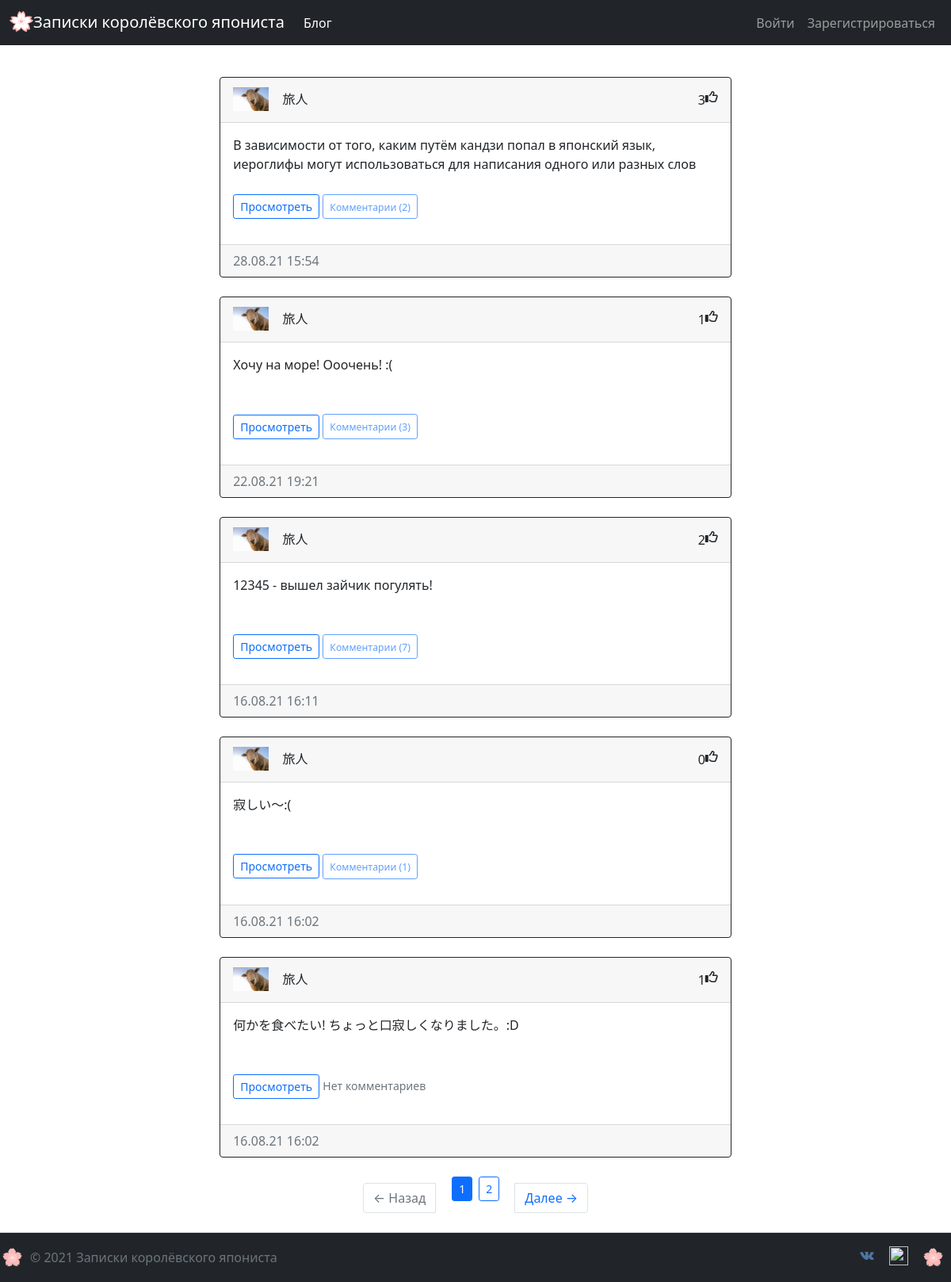
The page /home on the database its author committed.
### app/models.py (models this page shows, shortened)
class Post(db.Model):
    id = db.Column(db.Integer, primary_key=True)
    text = db.Column(db.Text(400), nullable=False)
    created_date = db.Column(db.DateTime(timezone=True), default=func.now())
    author = db.Column(db.Integer, db.ForeignKey('user.id'), nullable=False)
    comments = db.relationship('Comment', backref='post', passive_deletes=True)
    likes = db.relationship('Like', backref='post', passive_deletes=True)

class User(db.Model, UserMixin):
    id = db.Column(db.Integer, primary_key=True)
    email = db.Column(db.String(50), unique=True)
    username = db.Column(db.String(50), unique=True)
    password = db.Column(db.String(10))
    created_date = db.Column(db.DateTime(timezone=True), default=func.now())
    admin = db.Column(db.Boolean, default=False)
    about_me = db.Column(db.String(140))
    last_seen = db.Column(db.DateTime(timezone=True), default=func.now())
    avatar = db.Column(db.String(50), default=None)
    posts = db.relationship('Post', backref='user')
    comments = db.relationship('Comment', backref='user')
    likes = db.relationship('Like', backref='user')
    def get_avatar(self, size):
        if self.avatar:
            return f'/static/avatars/{self.username}_{self.avatar}'
        else:
            digest = md5(self.email.lower().encode('utf-8')).hexdigest()
            return f'https://www.gravatar.com/avatar/{digest}?d=identicon&s={size}'

### app/views.py (the view)
@views.route('/home')
def home():
    page = request.args.get('page', 1, type=int)
    posts = Post.query.order_by(desc('id')).paginate(
        page, 5, False)
    next_url = url_for('views.home', page=posts.next_num) \
        if posts.has_next else None
    prev_url = url_for('views.home', page=posts.prev_num) \
        if posts.has_prev else None
    return render_template('home.html', user=current_user, posts=posts, next_url=next_url, prev_url=prev_url)

### app/views.py (called while the page is built)
@views.before_app_request
def before_request():
    if current_user.is_authenticated:
        current_user.last_seen = datetime.now()
        db.session.commit()

### app/templates/home.html (shortened to what this page needs)
{% extends 'base.html' %}
{% block content %}
<br/>
<div class="container md-3 for-post">
{% for post in posts.items %}
    <div class="card border-dark" >
        <div class="card-header d-flex justify-content-between align-item-center">
            <div>
            <img src="{{ post.user.get_avatar(30) }}" width="auto" height="30">
            <a href="/{{post.user.username}}/profile" class="btn" role="button">{{post.user.username}}</a>
            </div>
            <div class="d-flex justify-content-end align-item-center my-2">
                <span id="likes-count-{{post.id}}">{{ post.likes|length }}</span>
                {% if user.id in post.likes|map(attribute="author")|list %}
                <i class="fas fa-thumbs-up"
                   id="like-button-{{post.id}}"
                   onclick="like({{post.id}})"></i>
                {% else %}
                <i class="far fa-thumbs-up"
                   id="like-button-{{post.id}}"
                   onclick="like({{post.id}})"></i>
                {% endif %}
            </div>
        </div>
        <div class="card-body">
            <div class="card-text" style="height: 50px; overflow: hidden;">{{ post.text }}</div>
            <br/>
            <p class="card-text">
                <a role="button" href="{{url_for('views.post', post_id=post.id, page=posts.page)}}" class="btn btn-sm btn-outline-primary">Просмотреть</a>
                {% if post.comments|length > 0 %}
                    <button data-bs-toggle="collapse" role="button"
                       class="btn btn-sm btn-outline-primary" disabled>
                        <small id="comments-button-{{post.id}}"
                                >Комментарии </small>
                        <small id="comments-count-{{post.id}}">({{ post.comments|length }})</small>
                    </button>
                {% else %}
                    <small class="text-muted">Нет комментариев</small>
                {% endif %}
            </p>
        </div>
        <div class="card-footer text-muted">
            {{ local_time(post.created_date) }}
        </div>
    </div>
    <br/>
{% endfor %}
    <nav aria-label="...">
        <ul class="pagination justify-content-center align-item-center">
            <li class="page-item previous{% if not prev_url %} disabled{% endif %} nav-item nav-link">
                <a class="page-link" href="{{ prev_url or '#' }}">
                    <span aria-hidden="true">&larr;</span> Назад
                </a>
            </li>
            {% for page_num in posts.iter_pages(left_edge=1, right_edge=1, left_current=1, right_current=2) %}
                {% if page_num %}
                    {% if posts.page == page_num %}
                        <li class="mx-1 "><a type="button" class="btn btn-sm btn-primary"
                                             href=" {{ url_for('views.home', page=page_num) }}">{{ page_num }}</a></li>
                    {% else %}
                        <li class="mx-1 "><a type="button" class="btn btn-sm btn-outline-primary"
                                             href=" {{ url_for('views.home', page=page_num) }}">{{ page_num }}</a></li>
                    {% endif %}
                {% else %}
                    <li>...</li>
                {% endif %}
            {% endfor %}
            <li class="page-item next{% if not next_url %} disabled{% endif %} nav-item nav-link">
                <a class="page-link" href="{{ next_url or '#' }}">
                    Далее <span aria-hidden="true">&rarr;</span>
                </a>
            </li>
        </ul>
    </nav>
</div>
{% endblock %}

### app/templates/base.html (shortened to what this page needs)
<!DOCTYPE html>
<html lang="en">
<head>
    <link href="https://cdn.jsdelivr.net/npm/bootstrap@5.1.0/dist/css/bootstrap.min.css"
          rel="stylesheet"
>
    <link href="{{ url_for('static', filename='styles.css') }}"
            rel="stylesheet"
            type="text/css">
</head>
<body>
    <div class="d-flex flex-column overflow-hidden min-vh-100 vh-100">
    <header class="sticky-top">
    <nav class="navbar navbar-expand-lg navbar-dark bg-dark mb-3" style="background-color: #6f42c1;">
      <div class="container-fluid" >
          <a class="navbar-brand" href="/hello">
          <img src="/static/images/93zGbFI-sakura-blossom-alice-vector.svg" alt="" width="30" height="30" class="d-inline-block align-text-top">Записки королёвского япониста
          </a>
          <div class="navbar-nav">
            <a class="nav-item nav-link active" aria-current="page" href="/home">Блог</a>
          </div>
        <div class="collapse navbar-collapse justify-content-end" id="navbar">
          <div class="navbar-nav">
              {% if user.is_authenticated %}
                <a class="nav-item nav-link">{{ current_user.username }}</a>
                <a class="nav-item nav-link" href="/{{current_user.username}}/profile"><img src="{{ current_user.get_avatar(30) }}" width="auto" height="30"></a>
                <a class="nav-item nav-link" href="/logout">Выйти</a>
              {% else %}
                <a class="nav-item nav-link" href="/login">Войти</a>
                <a class="nav-item nav-link" href="/signup">Зарегистрироваться</a>
              {% endif %}
          </div>
        </div>
      </div>
    </nav>
    </header>
    <main role="main" class="flex-grow-1 overflow-auto flex-fill">
        <div class="container">
            {% block content %}
            {% endblock %}
        </div>
    </main>
    <footer class="d-flex flex-wrap justify-content-between align-items-center py-3 border-top flex-grow-0 sticky-bottom bg-dark">
        <div
        <div class="col-md-4 d-flex align-items-center" >
          <a href="/" class="mb-3 me-2 mb-md-0 text-muted text-decoration-none lh-1">
            <img src="/static/images/009.svg" alt="" width="30" height="30">
          </a>
          <span class="text-muted">© 2021 Записки королёвского япониста</span>
        </div>
        <ul class="nav col-md-4 justify-content-end list-unstyled d-flex">
          <li class="ms-3"><a class="text-muted" href="https://vk.com/vlad.yurkoff"><img src="/static/images/1486147227-social-media-network26_79482.svg" alt="" width="24" height="24" class="d-inline-block align-text-top"></a></li>
          <li class="ms-3"><a class="text-muted" href="https://www.instagram.com/vladislaviurkov72/"><img src="/static/images/Instagram_icon-icons.com_66804.svg" alt="" width="24" height="24" class="d-inline-block align-text-top"></a></li>
          <li class="ms-3"><a href="/" class="mb-3 me-2 mb-md-0 text-muted text-decoration-none lh-1">
            <img src="/static/images/009.svg" alt="" width="30" height="30">
          </a></li>
        </ul>
    </footer>
</div>
</body>
</html>

### app/static/styles.css (style rules this page uses)
.for-post { width: 60%; margin-left: auto; margin-right: auto; }

### rows shown on the page
Post: user.get_avatar (picture), user.username "旅人", likes|length "3", text "В зависимости от того, каким путём кандзи попал в японский язык, иероглифы могут использоваться для написания одного или разных слов…", comments|length "2", created_date "28.08.21 15:54"
Post: user.get_avatar (picture), user.username "旅人", likes|length "1", text "Хочу на море! Ооочень! :(", comments|length "3", created_date "22.08.21 19:21"
Post: user.get_avatar (picture), user.username "旅人", likes|length "2", text "12345 - вышел зайчик погулять!", comments|length "7", created_date "16.08.21 16:11"
Post: user.get_avatar (picture), user.username "旅人", likes|length "0", text "寂しい〜:(", comments|length "1", created_date "16.08.21 16:02"
Post: user.get_avatar (picture), user.username "旅人", likes|length "1", text "何かを食べたい! ちょっと口寂しくなりました。:D", shows "Нет комментариев", created_date "16.08.21 16:02"

### other values the page prints
{{ page_num }} "1"
{{ page_num }} "2"
